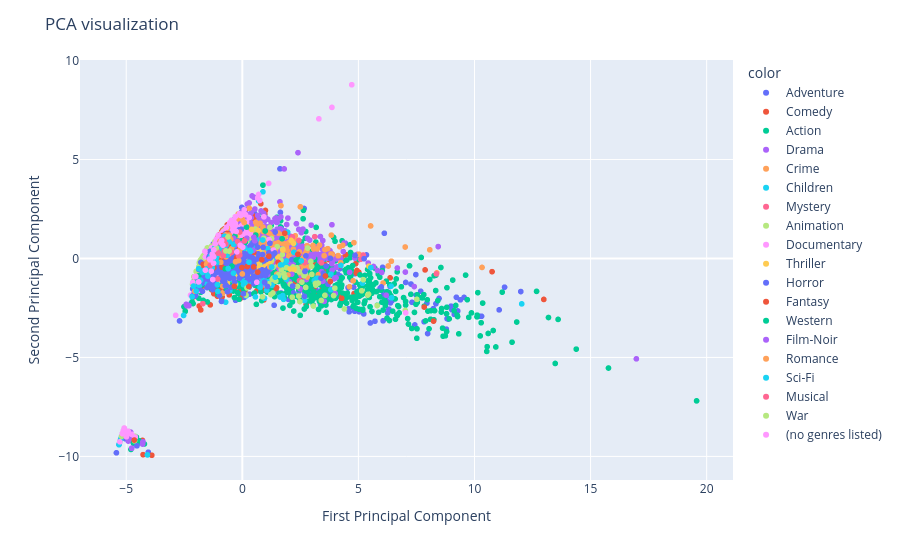

Notebook cell for this chart:
### Markdown cell above
PCA

### Code cell
pca = PCA(n_components = 2)
scaler = StandardScaler()
y = df_tsne['Class']
X_pca = pca.fit_transform(X_combined)
fig_pca = px.scatter(x = X_pca[:,0], y =X_pca[:,1], color = y)
fig_pca.update_layout(
    title="PCA visualization",
    xaxis_title="First Principal Component",
    yaxis_title="Second Principal Component",
)
fig_pca.show()

### Figure 1 — Plotly figure (JSON) as saved in the notebook; plotly's stock layout.template omitted (floating-point values rounded to 4 significant figures; data arrays with more than 128 entries replaced by an {"elided": "..."} marker saying what was removed)
{"data": [{"hovertemplate": "color=Adventure<br>x=%{x}<br>y=%{y}<extra></extra>", "legendgroup": "Adventure", "marker": {"color": "#636efa", "symbol": "circle"}, "mode": "markers", "name": "Adventure", "showlegend": true, "type": "scattergl", "x": {"elided": "653 float values"}, "xaxis": "x", "y": {"elided": "653 float values"}, "yaxis": "y"}, {"hovertemplate": "color=Comedy<br>x=%{x}<br>y=%{y}<extra></extra>", "legendgroup": "Comedy", "marker": {"color": "#EF553B", "symbol": "circle"}, "mode": "markers", "name": "Comedy", "showlegend": true, "type": "scattergl", "x": {"elided": "2779 float values"}, "xaxis": "x", "y": {"elided": "2779 float values"}, "yaxis": "y"}, {"hovertemplate": "color=Action<br>x=%{x}<br>y=%{y}<extra></extra>", "legendgroup": "Action", "marker": {"color": "#00cc96", "symbol": "circle"}, "mode": "markers", "name": "Action", "showlegend": true, "type": "scattergl", "x": {"elided": "1828 float values"}, "xaxis": "x", "y": {"elided": "1828 float values"}, "yaxis": "y"}, {"hovertemplate": "color=Drama<br>x=%{x}<br>y=%{y}<extra></extra>", "legendgroup": "Drama", "marker": {"color": "#ab63fa", "symbol": "circle"}, "mode": "markers", "name": "Drama", "showlegend": true, "type": "scattergl", "x": {"elided": "2226 float values"}, "xaxis": "x", "y": {"elided": "2226 float values"}, "yaxis": "y"}, {"hovertemplate": "color=Crime<br>x=%{x}<br>y=%{y}<extra></extra>", "legendgroup": "Crime", "marker": {"color": "#FFA15A", "symbol": "circle"}, "mode": "markers", "name": "Crime", "showlegend": true, "type": "scattergl", "x": {"elided": "537 float values"}, "xaxis": "x", "y": {"elided": "537 float values"}, "yaxis": "y"}, {"hovertemplate": "color=Children<br>x=%{x}<br>y=%{y}<extra></extra>", "legendgroup": "Children", "marker": {"color": "#19d3f3", "symbol": "circle"}, "mode": "markers", "name": "Children", "showlegend": true, "type": "scattergl", "x": {"elided": "197 float values"}, "xaxis": "x", "y": {"elided": "197 float values"}, "yaxis": "y"}, {"hovertemplate": "color=Mystery<br>x=%{x}<br>y=%{y}<extra></extra>", "legendgroup": "Mystery", "marker": {"color": "#FF6692", "symbol": "circle"}, "mode": "markers", "name": "Mystery", "showlegend": true, "type": "scattergl", "x": [5.096, 8.359, -0.8528, -0.1703, -0.7953, -1.226, 2.435, -0.05813, 0.7119, -0.8121, -0.3282, -0.7489, -0.2752, -0.01877, 0.002433, -0.6619, -0.1925, 5.207, -1.01, -1.53, -0.8174, -0.7212, -0.7263, 2.688, -0.3626, -0.1031, -1.492, 0.05556, -0.8566, 0.9764, -0.6472, -0.5551, -1.093, -1.514, 2.159, -0.8089, 3.411, -0.2835, -0.3386, 2.407, -0.4593, 0.3597, -1.149, -1.633, -5.144, -1.419, 0.1903, 2.463], "xaxis": "x", "y": [-0.04257, -0.7789, 0.1063, 0.201, -0.03035, 0.2594, 0.909, 0.9001, -0.02356, 0.783, 0.6696, -0.3498, 0.5676, 0.2169, -0.106, 0.04556, 0.1725, 0.174, 0.4471, -0.6791, 0.7966, 0.05694, 0.06797, -0.2127, 0.835, 0.8662, -0.5335, 0.9898, 0.05441, -0.3813, 0.5085, -0.2891, -0.3393, -0.1273, 1.093, 0.9911, -0.2202, 0.3477, 0.6138, -0.4908, -0.02693, 0.1919, -1.2, -0.9294, -8.852, -0.3655, 1.343, -1.116], "yaxis": "y"}, {"hovertemplate": "color=Animation<br>x=%{x}<br>y=%{y}<extra></extra>", "legendgroup": "Animation", "marker": {"color": "#B6E880", "symbol": "circle"}, "mode": "markers", "name": "Animation", "showlegend": true, "type": "scattergl", "x": {"elided": "298 float values"}, "xaxis": "x", "y": {"elided": "298 float values"}, "yaxis": "y"}, {"hovertemplate": "color=Documentary<br>x=%{x}<br>y=%{y}<extra></extra>", "legendgroup": "Documentary", "marker": {"color": "#FF97FF", "symbol": "circle"}, "mode": "markers", "name": "Documentary", "showlegend": true, "type": "scattergl", "x": {"elided": "386 float values"}, "xaxis": "x", "y": {"elided": "386 float values"}, "yaxis": "y"}, {"hovertemplate": "color=Thriller<br>x=%{x}<br>y=%{y}<extra></extra>", "legendgroup": "Thriller", "marker": {"color": "#FECB52", "symbol": "circle"}, "mode": "markers", "name": "Thriller", "showlegend": true, "type": "scattergl", "x": [-0.2544, 0.03292, -0.7095, -0.287, -0.6047, 5.451, -0.06265, 0.4473, -0.1432, -0.6408, 2.204, 1.75, -0.259, -0.3419, 1.008, 0.218, -0.1974, -0.8765, -0.5988, -0.8831, -1.06, -1.345, -1.471, 0.7338, -1.352, -0.8852, 2.057, -0.4251, -0.6194, -0.1863, -0.2175, -0.8381, -0.08465, -0.7373, -0.5207, -0.5206, -0.5896, -0.1122, -1.162, -1.037, -0.801, 0.8249, -0.3756, 0.6548, -0.2415, 2.228, 0.4283, -0.313, -1.064, -0.3207, -0.8083, -0.3331, -0.02564, -0.7392, -1.201, 1.184, 0.6426, -1.341, 0.6864, -1.733, -0.7773, -0.2486, -1.298, -0.5848, -0.6112, -0.7411, -1.291, -1.127, -1.206, -0.4367, 2.105, -1.54, -1.246, 1.523, 0.4843, -1.628, 1.106, -0.2376, 1.15, -1.277, 0.4063, -1.247, -1.692, 0.6851], "xaxis": "x", "y": [-0.7575, 0.522, -0.5974, 0.4336, 0.1654, -0.389, -0.01902, -0.8368, 0.08756, -1.25, 0.7663, 0.4267, 0.04737, -0.7965, -0.3872, 0.4917, 0.8296, 0.3993, 0.8955, 0.8446, 0.08893, -0.07262, -0.2278, 0.3976, 0.00118, 0.8624, -0.5331, 0.7381, 0.539, 0.1131, 0.92, -1.101, -0.3277, 1.189, -1.001, -0.2057, -0.197, 0.1708, 0.3683, 0.0207, 0.5468, -0.4914, -0.1814, -0.4768, -0.9442, -0.5467, -0.04156, -1.302, 0.2245, 0.7342, 0.3741, 0.2199, -0.876, 0.319, -0.2206, -0.1086, -0.3424, -0.172, 1.413, -0.9448, 0.7417, 0.9769, 0.01114, 0.7272, 0.6327, -0.09261, -0.08924, -0.2013, -0.2972, 0.4211, 0.9129, -0.6172, -0.1615, 0.07734, -0.4413, -0.8618, -0.1828, 1.123, 0.1266, -0.1598, 1.466, 0.08015, -0.8956, -0.08786], "yaxis": "y"}, {"hovertemplate": "color=Horror<br>x=%{x}<br>y=%{y}<extra></extra>", "legendgroup": "Horror", "marker": {"color": "#636efa", "symbol": "circle"}, "mode": "markers", "name": "Horror", "showlegend": true, "type": "scattergl", "x": {"elided": "468 float values"}, "xaxis": "x", "y": {"elided": "468 float values"}, "yaxis": "y"}, {"hovertemplate": "color=Fantasy<br>x=%{x}<br>y=%{y}<extra></extra>", "legendgroup": "Fantasy", "marker": {"color": "#EF553B", "symbol": "circle"}, "mode": "markers", "name": "Fantasy", "showlegend": true, "type": "scattergl", "x": [-0.1706, -0.8736, 1.826, 2.396, -0.2612, 3.581, 1.142, 0.4958, -1.027, -0.9445, -0.01611, -1.172, -0.1175, -1.11, -4.653, -0.933, -0.4836, -1.138, 0.1104, -0.2371, -0.6352, -1.004, -1.149, -0.6433, -0.8535, 1.544, -1.224, -1.684, -0.3391, -1.647, 0.2767, 4.281, -1.097, 0.4894, -0.4468, 0.8354, 0.2146, 7.832, -0.7299, 3.792, 8.236, 0.6608], "xaxis": "x", "y": [0.1836, -0.4373, 1.276, 0.2132, -0.05955, -0.8853, 0.113, 0.3102, -0.1622, 0.6016, -0.4599, -0.03656, 0.535, 0.4848, -9.174, 0.03197, 0.557, -0.189, 0.9542, 0.05146, 0.9573, 0.6121, 0.1649, 1.266, 1.159, -0.2008, -0.4635, -0.2975, -1.409, -0.4458, -1.412, -2.011, 0.2235, -0.428, 0.6597, -0.06317, -0.4058, -2.453, 0.07144, -1.163, -3.165, -0.6927], "yaxis": "y"}, {"hovertemplate": "color=Western<br>x=%{x}<br>y=%{y}<extra></extra>", "legendgroup": "Western", "marker": {"color": "#00cc96", "symbol": "circle"}, "mode": "markers", "name": "Western", "showlegend": true, "type": "scattergl", "x": [-0.4438, 1.713, -0.7377, 0.1263, -1.025, -0.03654, 0.9828, 0.02781, -0.6938, 0.18, -0.5276, -0.7356, -0.8927, -1.07, -0.751, -0.8766, 0.5788, -0.316, -0.4396, -1.883, 2.318, 3.994, -0.6854], "xaxis": "x", "y": [-0.3826, 0.9971, -0.5227, 0.813, 0.4373, 0.889, 1.388, 0.8765, 0.7717, 1.586, 1.001, 0.7428, 0.5891, 0.5363, 1.07, 0.9255, 1.183, 1.132, 0.5154, -0.8807, -0.07728, 0.8712, 0.7993], "yaxis": "y"}, {"hovertemplate": "color=Film-Noir<br>x=%{x}<br>y=%{y}<extra></extra>", "legendgroup": "Film-Noir", "marker": {"color": "#ab63fa", "symbol": "circle"}, "mode": "markers", "name": "Film-Noir", "showlegend": true, "type": "scattergl", "x": [-1.144, 0.5386, 0.1942, 0.4949, -0.3692, -0.3141, 0.4623, -0.05719, -1.064, -0.9919, -1.073, -0.8715], "xaxis": "x", "y": [0.3673, 0.8933, 1.02, 1.068, 1.015, 0.6722, 0.4091, 0.7363, 0.4135, 0.7973, 0.321, 1.086], "yaxis": "y"}, {"hovertemplate": "color=Romance<br>x=%{x}<br>y=%{y}<extra></extra>", "legendgroup": "Romance", "marker": {"color": "#FFA15A", "symbol": "circle"}, "mode": "markers", "name": "Romance", "showlegend": true, "type": "scattergl", "x": [-0.9241, -1.356, -1.518, -0.9634, -0.9419, -0.5671, -1.541, -0.7513, -1.344, -0.1565, 3.227, 1.181, -0.7178, -0.6997, 0.08135, -0.1252, -0.5759, -0.9274, 0.002234, -0.5661, -0.454, -0.8707, -0.8658, -0.9539, -0.6403, -0.8629, -0.292, -0.8959, -0.9651, -0.4996, -0.9562, -0.08822, 1.598, -2.046, -0.846, -0.8128, -1.514, -1.251], "xaxis": "x", "y": [0.7278, -0.0876, -0.1987, 0.2421, 0.5534, 1.18, -0.301, 0.948, -0.2972, -0.1043, 0.4824, -0.4191, 1.188, 0.09045, 1.813, 0.3124, 0.2278, -0.1937, -0.7833, 0.9457, 0.4982, 0.1422, 0.7715, 0.8705, 1.533, 0.7917, -0.1647, 0.3289, 0.5738, 0.9687, 0.7277, 0.4777, -0.3646, -1.656, 0.3112, 0.5421, -0.4969, -0.003141], "yaxis": "y"}, {"hovertemplate": "color=Sci-Fi<br>x=%{x}<br>y=%{y}<extra></extra>", "legendgroup": "Sci-Fi", "marker": {"color": "#19d3f3", "symbol": "circle"}, "mode": "markers", "name": "Sci-Fi", "showlegend": true, "type": "scattergl", "x": [0.1155, 1.266, 0.3591, -0.3798, -1.303, -1.506, -1.515, 1.414, -1.157, -0.6082, -1.262, -1.144, -1.369, -0.9975, -0.7626, -1.194, -0.5673, -1.1, -2.163, -2.102, -1.901, -0.8084, -1.483, -1.467, -0.6592, -1.109, -1.113, -1.576, -4.087, -1.053, -0.7901, -1.215, -1.25, -0.3744, 0.2881, -0.9317, -1.073, 2.54, 1.648, -1.67, -1.054, 12.03, 6.427, -0.7781, -0.7501, -1.8, -1.717, -1.985, 0.3292, -1.86, -0.768, -0.6846, -1.234, -1.271, -0.9568, 4.246, -1.295, -1.123, 0.8762, 5.538, -1.875, 0.11], "xaxis": "x", "y": [-1.231, -0.4314, 0.3589, -0.7398, 0.003819, -0.6174, -0.5155, -0.9427, 0.4345, -0.5092, -0.1892, 0.5689, 0.1059, 0.5929, 0.3723, 0.5301, 0.8401, -0.2021, -1.93, -1.396, -1.186, 0.3215, -0.8919, -0.6274, 0.1614, 0.1221, 0.03581, -0.6726, -9.926, 0.6331, 0.6314, 0.3555, 0.4066, 0.7143, -0.1875, 0.4677, -1.321, -0.1227, -0.3233, -0.6119, -1.664, -2.294, -1.99, 0.527, 0.1902, -1.097, -0.7044, -1.648, 0.414, -1.361, 1.12, 0.6949, -0.1757, 0.08669, 0.5043, -0.3504, -0.4743, 0.05437, 0.9324, -0.463, -0.5144, 0.5187], "yaxis": "y"}, {"hovertemplate": "color=Musical<br>x=%{x}<br>y=%{y}<extra></extra>", "legendgroup": "Musical", "marker": {"color": "#FF6692", "symbol": "circle"}, "mode": "markers", "name": "Musical", "showlegend": true, "type": "scattergl", "x": [-0.1335, -0.2021, -0.1635, -1.094, 3.12, -1.388, -0.1079, 0.09523, -1.176, -0.8132, -0.7717, -1.017, -0.9285, -1.228, -1.062, -0.817, -1.701, -0.7775, -0.1104, -0.9289, -0.7164, -0.4667, -5.161], "xaxis": "x", "y": [0.731, 0.8507, 0.146, 0.3931, 1.1, -0.3519, 0.1706, 0.8849, 0.4387, 0.1464, 0.3777, 0.2633, 0.777, 0.1381, -1.038, 0.9258, -2.282, 0.937, 1.335, 0.7592, 0.7293, 0.304, -8.849], "yaxis": "y"}, {"hovertemplate": "color=War<br>x=%{x}<br>y=%{y}<extra></extra>", "legendgroup": "War", "marker": {"color": "#B6E880", "symbol": "circle"}, "mode": "markers", "name": "War", "showlegend": true, "type": "scattergl", "x": [-0.7075, -0.5669, -0.6164, -1.122], "xaxis": "x", "y": [0.3793, 0.3734, 1.089, 0.53], "yaxis": "y"}, {"hovertemplate": "color=(no genres listed)<br>x=%{x}<br>y=%{y}<extra></extra>", "legendgroup": "(no genres listed)", "marker": {"color": "#FF97FF", "symbol": "circle"}, "mode": "markers", "name": "(no genres listed)", "showlegend": true, "type": "scattergl", "x": [-2.0, 0.6211, 7.037, -1.274, -1.591, -1.3, -1.338, -0.235, -0.08958, -0.8333, -5.086, -2.052, 0.01887, -1.252, -0.2648, -1.172, -1.409, -1.235, -0.9209, -1.226, -5.161, -1.034, -4.767, -1.881, -5.086, -0.8912, -5.161, 4.714, -5.123, -5.273, -1.61, -0.6828, -1.391, -1.24], "xaxis": "x", "y": [-0.9084, -1.2, -2.745, -1.065, -0.5925, 0.2119, -0.6427, 0.3334, 0.6641, 0.6706, -8.572, -0.9256, 0.5711, 0.1166, 1.366, 0.7435, -0.03042, 0.07877, 0.807, 0.4335, -8.849, 1.177, -8.882, -1.184, -8.572, 0.9073, -8.849, 8.776, -8.71, -9.264, 0.3564, 1.568, -0.06973, -0.2372], "yaxis": "y"}], "layout": {"legend": {"title": {"text": "color"}, "tracegroupgap": 0}, "margin": {"t": 60}, "title": {"text": "PCA visualization"}, "xaxis": {"anchor": "y", "domain": [0, 1], "title": {"text": "First Principal Component"}}, "yaxis": {"anchor": "x", "domain": [0, 1], "title": {"text": "Second Principal Component"}}}}
